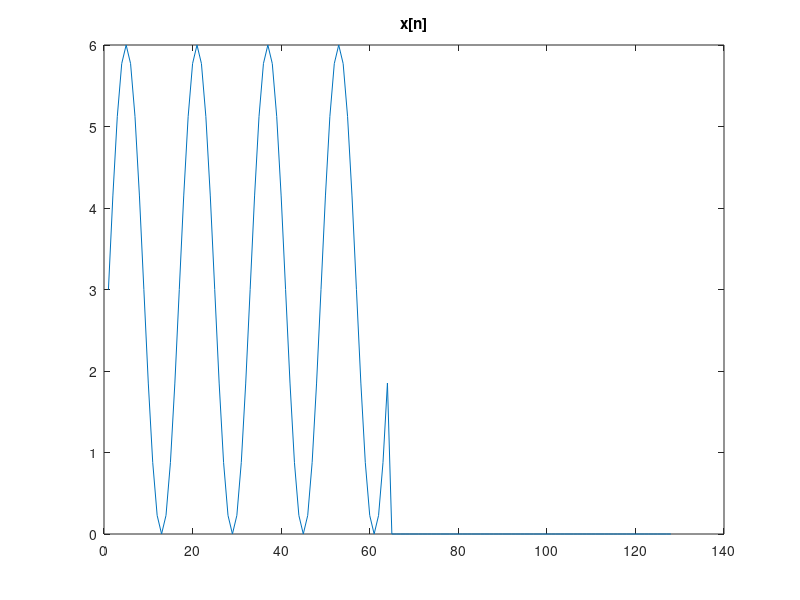
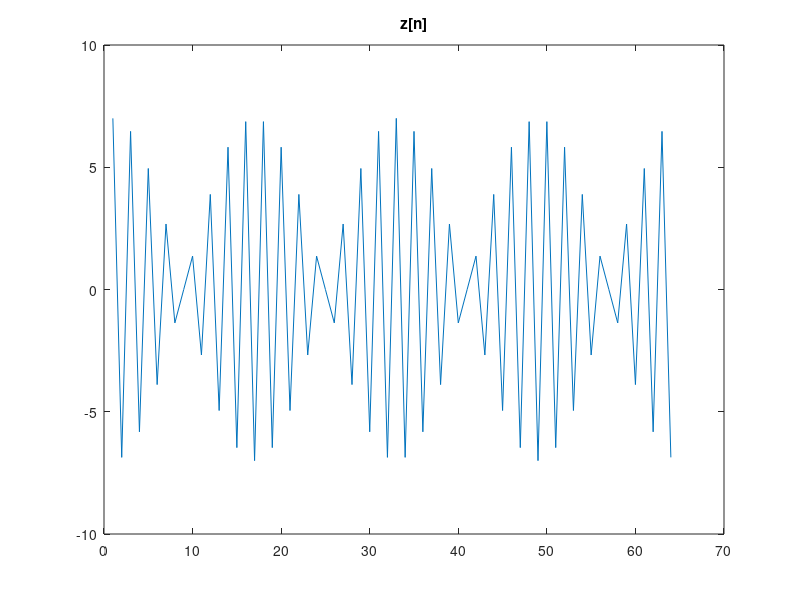
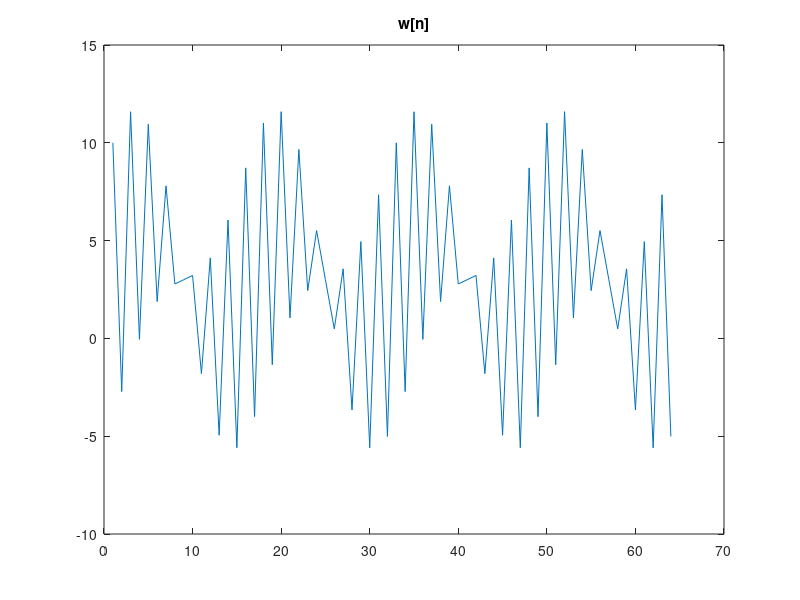
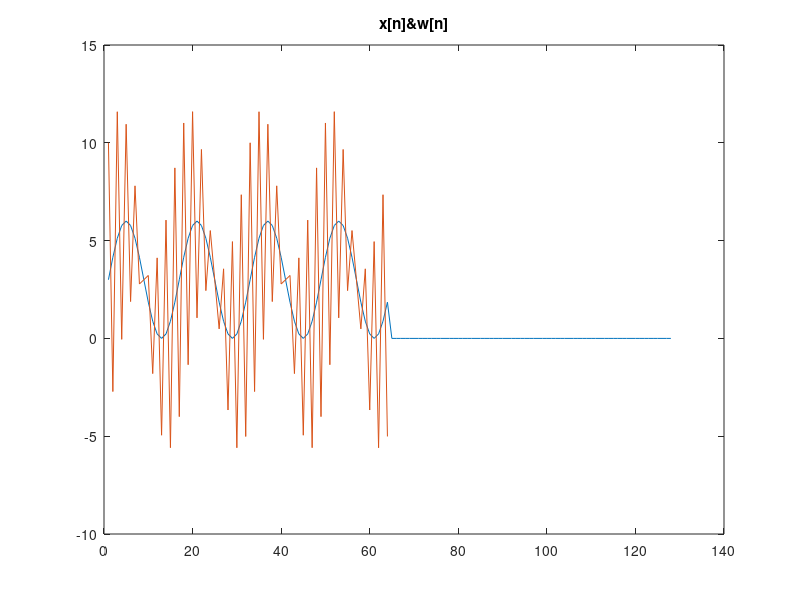

The MATLAB source for these figures, in order:
clear
clc
n=(0:127);
x=zeros(1,128);
x(1:64)=3*sin((n(1:64)*pi)/8)+3;
figure(1)
plot(x)
title('x[n]')
z=x(1,1:64);
cos(n(1,1:64)*pi);
cos((n(1,1:64)*pi)/16);
z=7*cos((n(1,1:64)*pi)/16).*cos(n(1,1:64)*pi);
figure(2)
plot(z)
title('z[n]')
w=x(1:64)+z;
figure(3)
plot(w)
title('w[n]')
figure(4)
plot(x)
hold on
plot(w)
hold off
title('x[n]&w[n]')
h=zeros(1,128);
h(1:64) = 0.5*sinc(0.5*(n(1:64) - 31));
figure(5)
plot(h)
title('h[n]')
conv(w,h);
y=conv(w,h);
figure(6)
plot(y)
title('y[n]')
figure(7)
plot(x)
hold on
plot(y)
hold off
title('y[n]&x[n]')


